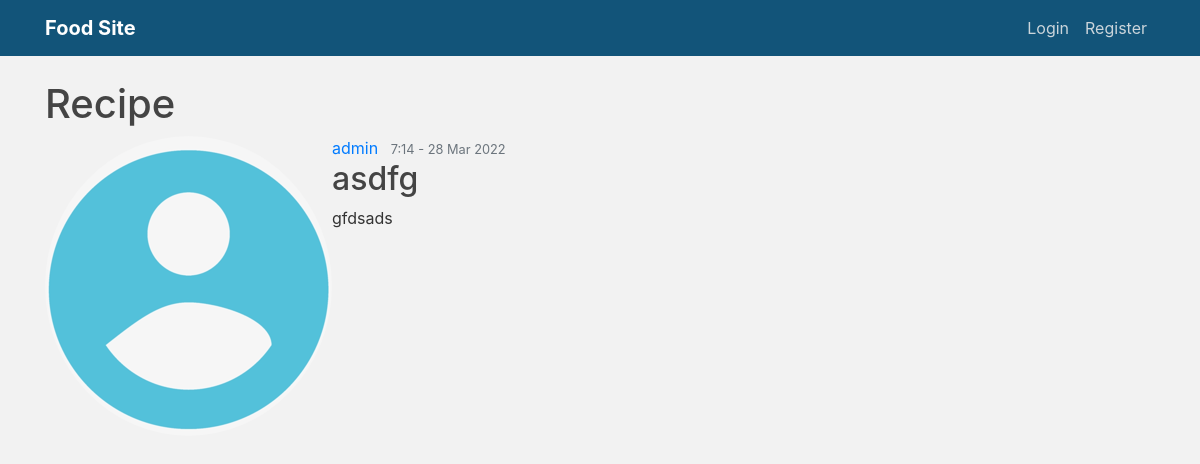
The page /receipt/post/2/ on the database its author committed.
### receipt_posts/models.py (models this page shows, shortened)
class Post(models.Model):
    title = models.CharField(max_length=64)
    content = models.TextField(max_length=140)
    img_upload = models.ImageField(upload_to='checks')
    date_posted = models.DateTimeField(default=timezone.now)
    author = models.ForeignKey(User, on_delete=models.CASCADE)

### user/models.py (models this page shows, shortened)
class Profile(models.Model):
    user = models.OneToOneField(User, on_delete=models.CASCADE)
    image = models.ImageField(default='default_pic.png',
                              upload_to='profile_pics')

### receipt_posts/views.py (the view)
# urls.py: path('post/<int:pk>/', PostDetailView.as_view(), name='post-detail'),
class PostDetailView(DetailView):
    model = Post
    template_name = 'receipt_page/post_detail.html'

### templates/receipt_page/post_detail.html (shortened to what this page needs)
{% extends "base.html" %}
{% block content %}
<h1>Recipe</h1>
    <article class="media content-section">
        <img class="rounded-circle article-img" src="{{ object.author.profile.image.url }}" alt="">
        <div>
            <div class="media-body">
                <div class="article-metadata">
                    <a class="mr-2" href="{% url 'user-posts' object.author.username %}">{{ object.author }}</a>
                    <small class="text-muted">{{ object.date_posted|date:"G:i - j M Y" }}</small>
                    </div>
                </div>
            <h2 class="article-title"> {{ object.title }} </h2>
            <p class="article-content">{{ object.content }}</p>
            </div>
        </div>
{% endblock content %}

### user/static/main.css (style rules this page uses)
body { background: #F2F2F2; color: #333333; margin-top: 5rem; }
h1, h2, h3, h4, h5, h6 { color: #444444; }

### rows shown on the page
Post: author.profile.image (placeholder picture), author "admin", date_posted "7:14 - 28 Mar 2022", title "asdfg", content "gfdsads"
